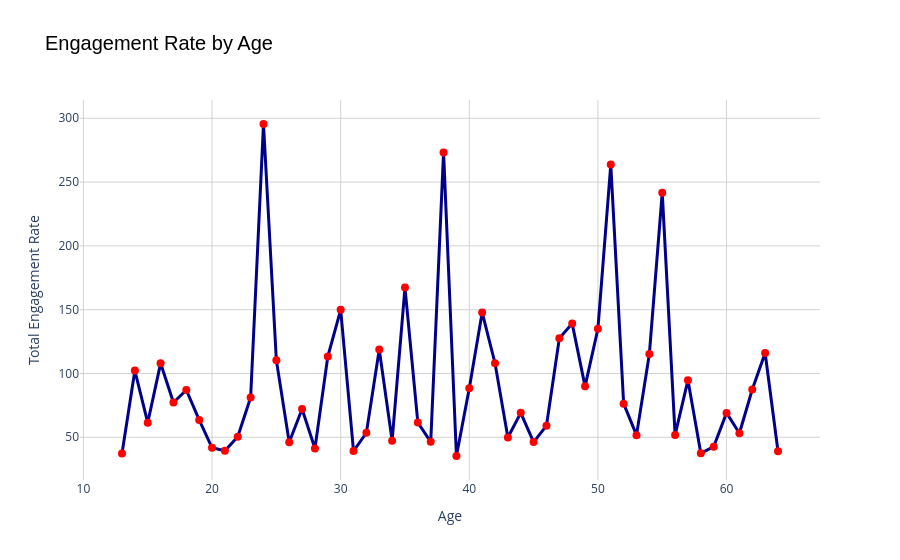

Notebook cell for this chart:
### Code cell
#Visualization
lin = px.line(
    x=age_affects_engagement.index,
    y=age_affects_engagement.values,
    markers=True,
    title="Engagement Rate by Age"
)
# Customize layout
lin.update_layout(
    title=dict(
        text="Engagement Rate by Age",
        font=dict(size=20, family="Arial", color="black")
    ),
    xaxis_title="Age",
    yaxis_title="Total Engagement Rate",
    plot_bgcolor="white",
    xaxis=dict(showgrid=True, gridcolor="lightgrey"),
    yaxis=dict(showgrid=True, gridcolor="lightgrey")
)
# Customize line style
lin.update_traces(
    line=dict(color="darkblue", width=3, dash="solid"),
    marker=dict(size=8, color="red", symbol="circle")
)
lin.show()

### Figure 1 — Plotly figure (JSON) as saved in the notebook; plotly's stock layout.template omitted (floating-point values rounded to 4 significant figures)
{"data": [{"hovertemplate": "x=%{x}<br>y=%{y}<extra></extra>", "legendgroup": "", "line": {"color": "darkblue", "dash": "solid", "width": 3}, "marker": {"color": "red", "size": 8, "symbol": "circle"}, "mode": "lines+markers", "name": "", "orientation": "v", "showlegend": false, "type": "scatter", "x": [13, 14, 15, 16, 17, 18, 19, 20, 21, 22, 23, 24, 25, 26, 27, 28, 29, 30, 31, 32, 33, 34, 35, 36, 37, 38, 39, 40, 41, 42, 43, 44, 45, 46, 47, 48, 49, 50, 51, 52, 53, 54, 55, 56, 57, 58, 59, 60, 61, 62, 63, 64], "xaxis": "x", "y": [37.36, 102.3, 61.42, 108.0, 77.29, 87.06, 63.61, 41.76, 39.39, 50.46, 81.18, 295.5, 110.4, 46.13, 72.11, 41.2, 113.3, 149.9, 39.22, 53.52, 118.8, 47.37, 167.4, 61.57, 46.45, 273.3, 35.33, 88.4, 147.8, 108.1, 49.85, 69.17, 46.22, 59.1, 127.6, 139.1, 89.93, 135.1, 263.7, 76.33, 51.68, 115.3, 241.7, 51.88, 94.73, 37.42, 42.62, 69.12, 53.17, 87.45, 116.0, 39.05], "yaxis": "y"}], "layout": {"legend": {"tracegroupgap": 0}, "plot_bgcolor": "white", "title": {"font": {"color": "black", "family": "Arial", "size": 20}, "text": "Engagement Rate by Age"}, "xaxis": {"anchor": "y", "domain": [0, 1], "gridcolor": "lightgrey", "showgrid": true, "title": {"text": "Age"}}, "yaxis": {"anchor": "x", "domain": [0, 1], "gridcolor": "lightgrey", "showgrid": true, "title": {"text": "Total Engagement Rate"}}}}
